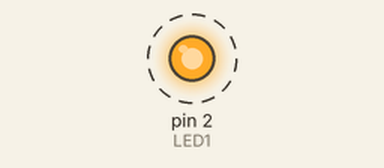
Recording of a sketch running on a simulated Arduino Uno, built with avr-gcc and run on an emulated ATmega328P. On the bench: output pins drawn as LEDs (lit = HIGH). Dashed ring = blinking. What the sketch prints to the serial monitor is not drawn.

Above: at 0.5 s.
Timing chart, 0 to 4.6 s (numbered marks = the images above):
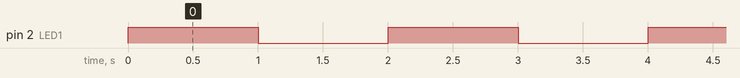

The sketch:

Cores_01_MostrarCore.ino
```cpp
#define LED1 2

void setup() {
  Serial.begin(115200);
  pinMode(LED1, OUTPUT);
}

// the loop function runs over and over again forever
void loop() {
  Serial.print("This Task runs on Core: ");
  Serial.println(xPortGetCoreID());

  digitalWrite(LED1, HIGH);   // turn the LED on (HIGH is the voltage level)
  delay(1000);                       // wait for a second
  digitalWrite(LED1, LOW);    // turn the LED off by making the voltage LOW
  delay(1000);                       // wait for a second
}
```

Measured:
- by itself, pin 2 (LED1): alternates HIGH for 1.0 s and LOW for 1.0 s
